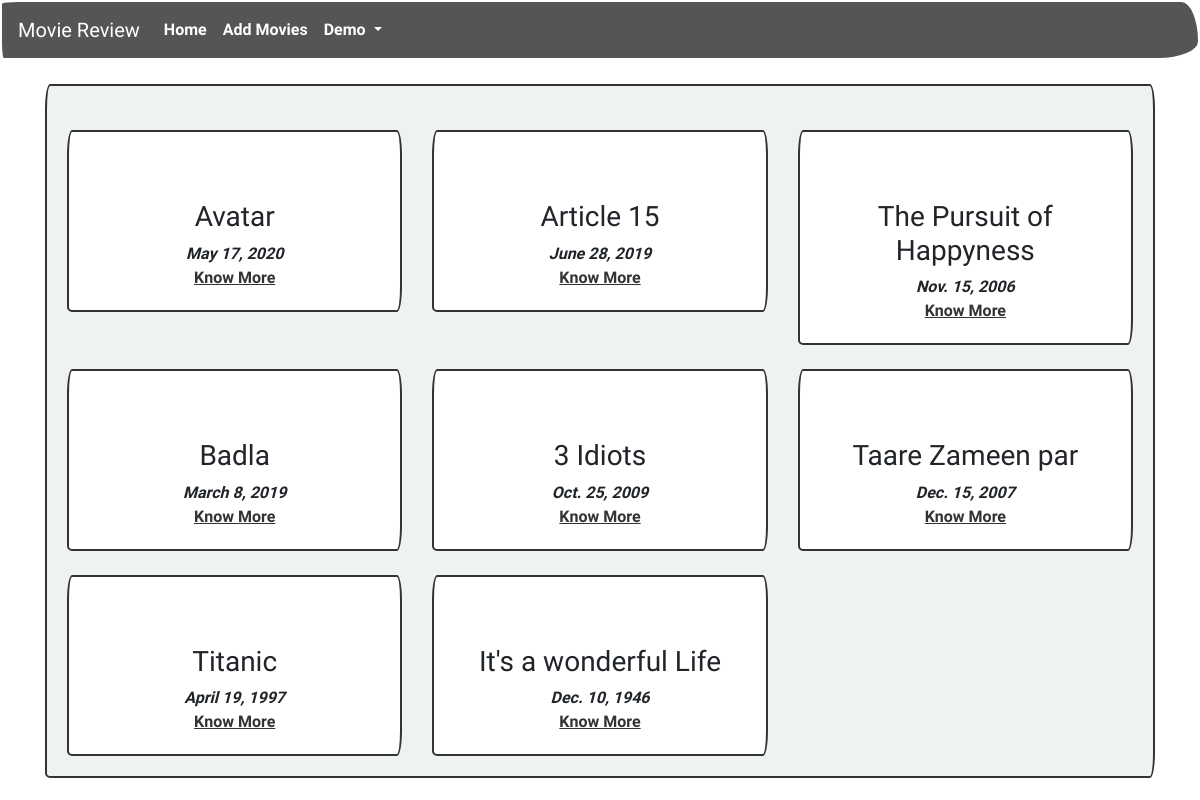
Screenshot of / (signed in) with the database file from the repository.
### review/models.py (models this page shows, shortened)
class Movie(models.Model):
    name = models.CharField(max_length = 300)
    director = models.CharField(max_length=300)
    cast = models.CharField(max_length=500)
    description = models.TextField(max_length = 800)
    release_date = models.DateField()
    averageRating = models.FloatField(default = 0)
    image = models.URLField(default = None, null=True)

### review/views.py (the view)
# urls.py: 2. Add a URL to urlpatterns:  path('', views.home, name='home')
def home(request):
    allmovies = Movie.objects.all()
    context = {
        "movies": allmovies,
    }
    return render(request,'review/index.html',context)

### review/templates/review/index.html (shortened to what this page needs)
{% extends 'review/base.html' %}
{% block content %}
<div class="container">
    <br>
    <div class="card" id="backdrop">
        <div class="card-body">
            <div class="row">
                {% for movie in movies %}
                <div class="col-md-4">
                    <br>
                    <div class="card">
                        <div class="card-body">
                            <br>
                            <div class="text-center">
                            <h3 class="text-center">{{movie.name}}</h3>
                            <i class="text-center">{{ movie.release_date }}</i>
                            <br>
                            <a href='{% url "review:detail" movie.id %}'>Know More</a>
                        </div>
                        </div>
                    </div>
                </div>
                {% endfor %}
            </div>
        </div>
    </div>
</div>
{% endblock %}

### review/templates/review/base.html (shortened to what this page needs)
<!doctype html>
<html lang="en">
  <head>
    <link rel="stylesheet" href="https://stackpath.bootstrapcdn.com/bootstrap/4.5.0/css/bootstrap.min.css">
    <link rel="stylesheet" href="https://bootswatch.com/4/sketchy/bootstrap.min.css">
    {% load staticfiles %}
    <link rel="stylesheet" href='{% static "css/main.css" %}'>
  </head>
  <body>
    <nav class="navbar navbar-expand-lg navbar-dark bg-dark text-white ">
        <a class="navbar-brand" href='{% url "review:home" %}'>Movie Review</a>
        <div class="collapse navbar-collapse" id="navbarSupportedContent">
          <ul class="navbar-nav mr-auto">
            <li class="nav-item active">
              <a class="nav-link" href='{% url "review:home" %}'>Home <span class="sr-only">(current)</span></a>
            </li>
            <li class="nav-item">
              <a class="nav-link" href='{% url "review:add_movies" %}'>Add Movies</a>
            </li>
            {% if user.is_authenticated %}
            <li class="nav-item dropdown">
              <a class="nav-link dropdown-toggle" href="#" id="navbarDropdown" role="button" data-toggle="dropdown" aria-haspopup="true" aria-expanded="false">
                {{user.username}}
              </a>
            </li>
            {% endif %}
          </ul>
        </div>
      </nav>
    {% block content %}
    {% endblock %}
  </body>
</html>

### review/static/css/main.css (style rules this page uses)
#backdrop { background-color: #eef3ef; }

### rows the page displays
Movie: name "Avatar", release_date "May 17, 2020"
Movie: name "Article 15", release_date "June 28, 2019"
Movie: name "The Pursuit of Happyness", release_date "Nov. 15, 2006"
Movie: name "Badla", release_date "March 8, 2019"
Movie: name "3 Idiots", release_date "Oct. 25, 2009"
Movie: name "Taare Zameen par", release_date "Dec. 15, 2007"
Movie: name "Titanic", release_date "April 19, 1997"
Movie: name "It's a wonderful Life", release_date "Dec. 10, 1946"

### other values shown
{{ user.username }} "Demo"
